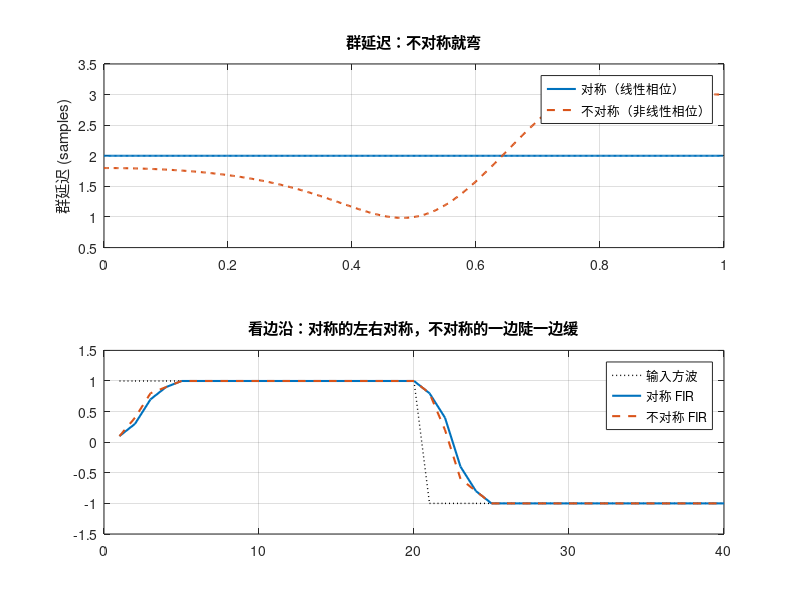

The MATLAB script that drew this image:
% h = [0.1 0.2 0.4 0.2 0.1];      % 对称 —— 这是线性相位的标志
% x = [1 2 3 4 5];
% 
% y_conv = conv(x, h);
% y_filt = filter(h, 1, x);
% 
% fprintf('h = %s（%d 个抽头 = %d 阶）\n', mat2str(h), numel(h), numel(h)-1);
% fprintf('conv 长度 %d，filter 长度 %d\n', numel(y_conv), numel(y_filt));
% fprintf('filter == conv(1:Nx) ? %d\n', isequal(y_filt, y_conv(1:numel(x))));
% 
% [g, w] = grpdelay(h, 1, 512);
% fprintf('群延迟：均值 %.2f 个样本（理论 %.1f）\n', mean(g), (numel(h)-1)/2);
% 
% plot(w/pi, g, 'LineWidth', 1.5);
% xlabel('归一化频率 (×π rad/sample)'); ylabel('群延迟 (samples)');
% title('线性相位 FIR 的群延迟是常数'); grid on;

%% 文件：linear_phase_demo.m
h_sym  = [0.1 0.2 0.4 0.2 0.1];      % 对称（和 = 1）
h_asym = [0.1 0.3 0.4 0.1 0.1];      % 不对称（和也 = 1，只换了顺序）

[g1, w] = grpdelay(h_sym,  1, 512);
[g2, ~] = grpdelay(h_asym, 1, 512);

figure;
subplot(2,1,1);
plot(w/pi, g1, 'LineWidth', 1.5); hold on;
plot(w/pi, g2, '--', 'LineWidth', 1.5);   % ✅

legend('对称（线性相位）', '不对称（非线性相位）');
ylabel('群延迟 (samples)'); title('群延迟：不对称就弯'); grid on;

%% 方波通过两个滤波器
x  = [ones(1,20) -ones(1,20)];
y1 = filter(h_sym,  1, x);
y2 = filter(h_asym, 1, x);

subplot(2,1,2);
plot(x, 'k:', 'LineWidth', 1); hold on;
plot(y1, 'LineWidth', 1.5);
plot(y2, '--', 'LineWidth', 1.5);

legend('输入方波', '对称 FIR', '不对称 FIR');
title('看边沿：对称的左右对称，不对称的一边陡一边缓'); grid on;
